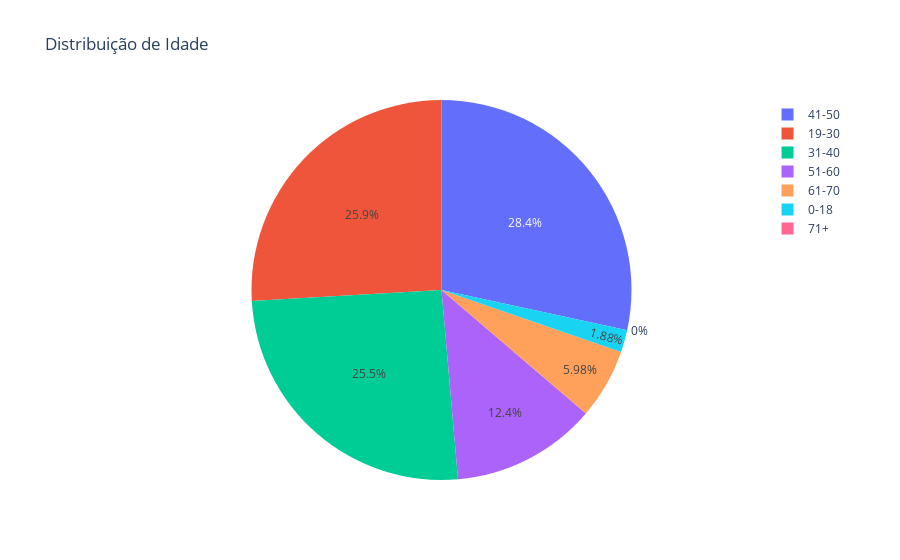

Source (notebook cell):
### Code cell
tabela = pd.read_csv('cancelamentos_sample.csv')

# -> Definindo faixas etárias
faixa_etaria = pd.cut(tabela['idade'], bins=[0, 18, 30, 40, 50, 60, 70, float('inf')], labels=['0-18', '19-30', '31-40', '41-50', '51-60', '61-70', '71+'])
#Nesta linha, estamos usando a função pd.cut() do pandas para dividir a coluna 'idade' do DataFrame tabela em faixas etárias.
# As faixas etárias são definidas pelos argumentos bins, que são os limites das faixas, e labels,
# que são os rótulos para as faixas. As faixas de idade são de 0 a 18, 19 a 30, 31 a 40, e assim por diante.

# -> Criando um novo DataFrame com as faixas etárias
dados_faixa_etaria = pd.DataFrame({'Faixa Etária': faixa_etaria})

# Contando o número de pessoas em cada faixa etária
contagem_faixa_etaria = dados_faixa_etaria['Faixa Etária'].value_counts().reset_index()

# Renomeando as colunas
contagem_faixa_etaria.columns = ['Faixa Etária', 'Número de Pessoas']

# Criando o gráfico de pizza
grafico = px.pie(contagem_faixa_etaria, values='Número de Pessoas', names='Faixa Etária', title='Distribuição de Idade')
grafico.show()

### Figure 1 — Plotly figure (JSON) as saved in the notebook; plotly's stock layout.template omitted (floating-point values rounded to 4 significant figures)
{"data": [{"domain": {"x": [0, 1], "y": [0, 1]}, "hovertemplate": "Faixa Etária=%{label}<br>Número de Pessoas=%{value}<extra></extra>", "labels": ["41-50", "19-30", "31-40", "51-60", "61-70", "0-18", "71+"], "legendgroup": "", "name": "", "showlegend": true, "type": "pie", "values": [14200, 12958, 12735, 6177, 2989, 941, 0]}], "layout": {"legend": {"tracegroupgap": 0}, "title": {"text": "Distribuição de Idade"}}}
